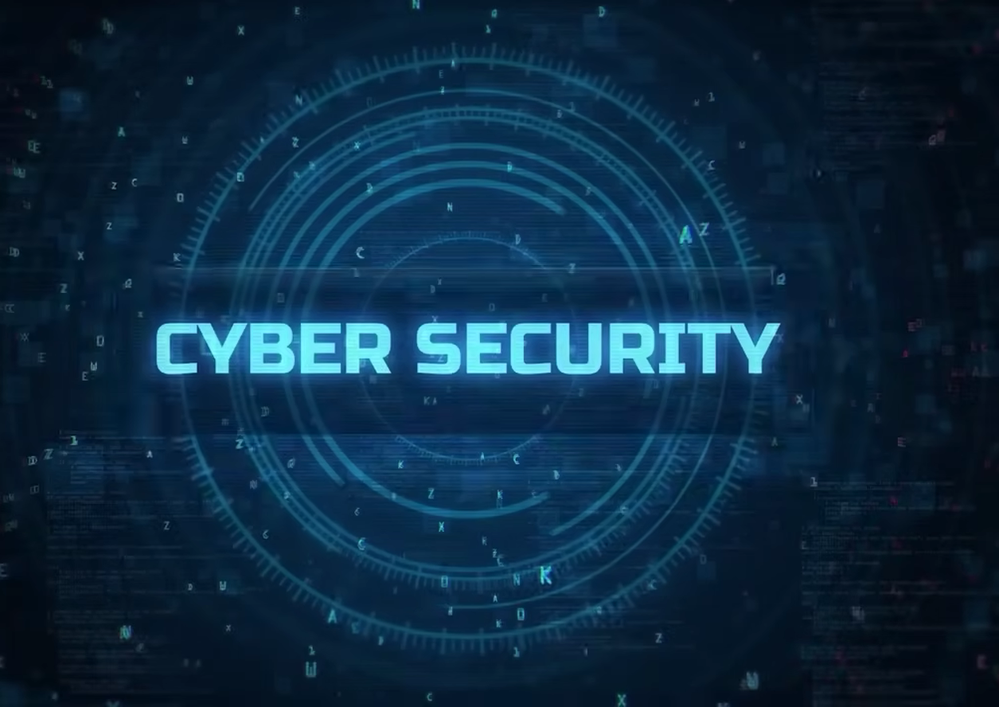
#> input picture PRODIGY_CS_02/Banner.png, 999 x 707 px, shrunk from 1255 x 888 before the run
$ python PRODIGY_CS_02.py
#> lines starting #> are read from the running program, lines starting #| are printed output that depends on the picture
import numpy as np
from PIL import Image

def encrypt_image(image_path, key):
    """
    Encrypt an image using XOR operation with a given key.

    Args:
        image_path (str): Path to the image file.
        key (int): Encryption key.

    Returns:
        encrypted_image (Image): Encrypted image.
    """
#> called with image_path = './Banner.png', key = 145
    image = Image.open(image_path)
#> image is the input picture: PIL image 999x707 RGBA; mean R, G, B, A 12.2, 42.5, 65.9, 255
    if image.mode == 'RGBA':  # Check if the image is in RGBA mode
        image = image.convert('RGB')  # Convert to RGB mode
#> image: PIL image 999x707 RGB
    pixels = np.array(image)
    encrypted_pixels = pixels ^ key
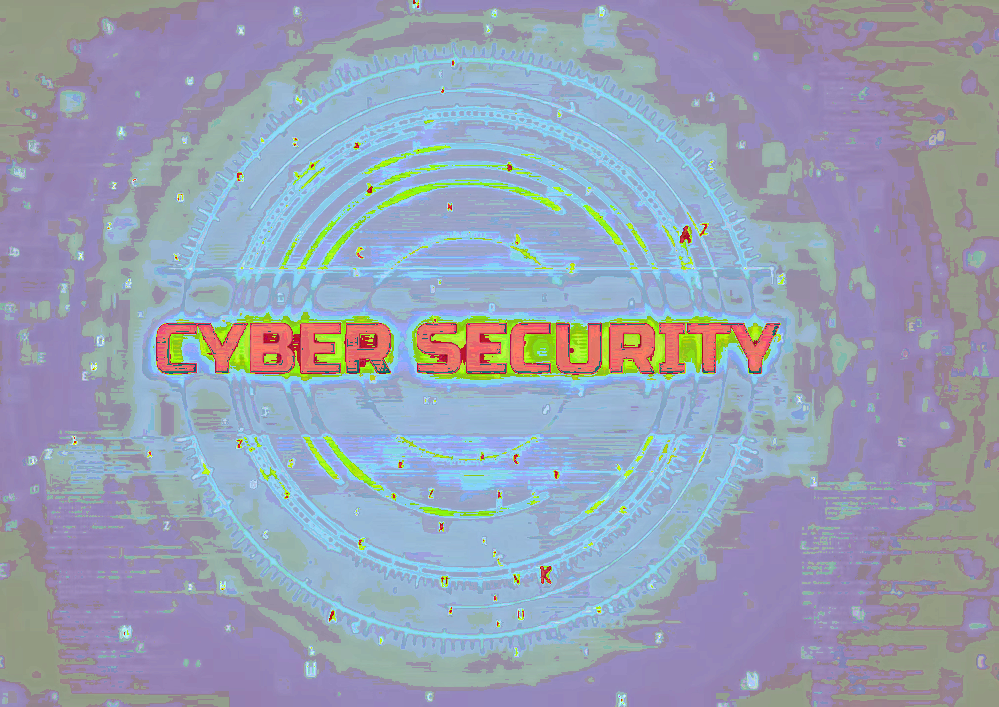
#> encrypted_pixels: shape (707, 999, 3); mean R, G, B 151.1, 160.9, 180.4
    encrypted_image = Image.fromarray(encrypted_pixels.astype(np.uint8))
    return encrypted_image

def decrypt_image(encrypted_image, key):
    """
    Decrypt an encrypted image using XOR operation with the same key.

    Args:
        encrypted_image (Image): Encrypted image.
        key (int): Decryption key.

    Returns:
        decrypted_image (Image): Decrypted image.
    """
    encrypted_pixels = np.array(encrypted_image)
    decrypted_pixels = encrypted_pixels ^ key
    decrypted_image = Image.fromarray(decrypted_pixels.astype(np.uint8))
    return decrypted_image

def main():
    image_path = "./Banner.png"
    key = 145  # Choose a random key for encryption

    # Encrypt the image
    encrypted_image = encrypt_image(image_path, key)
    encrypted_image.save("encrypted_image.jpg")

    # Decrypt the encrypted image
    decrypted_image = decrypt_image(encrypted_image, key)
    decrypted_image.save("decrypted_image.jpg")

if __name__ == "__main__":
    main()
